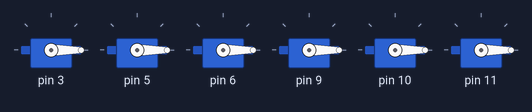
The sketch below on a simulated Arduino Uno, built with avr-gcc and run on an emulated ATmega328P. Shown: 6 × servo.

Above: at 14.05 s.
At 17.1 s:
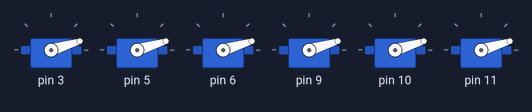
At 17.25 s:
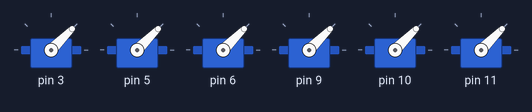
Timing chart, 0 to 21.5 s (numbered marks = the images above):
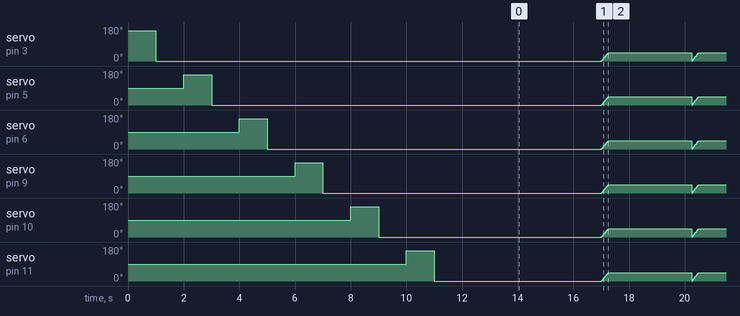

The sketch:

sketch_jan12a.ino
```cpp
/*Programa que permite probar Servo Motores

Desarrollo: Renzo Varela
Version: 1.0
Fecha: Enero 2023
*/

#include <Servo.h>

//DEFINICION DE LOS OBJETOS
Servo *servo[6];

void setup() {
  Serial.begin(9600);
  inicio_motores();

  //setup_fisico();
  //mov1(90,10);
  //mov2(45,5);

}

void loop() {
  //mov1(90,10);
  delay(3000);
  mov2(45,5);
}


void inicio_motores(){
  for(int i=0;i<=6;i++){
    servo[i] = new Servo();
  }
    servo[0]->attach(3);
    servo[1]->attach(5);
    servo[2]->attach(6);
    servo[3]->attach(9);
    servo[4]->attach(10);
    servo[5]->attach(11);

  for(int i=0;i<=6;i++){
    servo[i]->write(159);
    delay(1000);
    servo[i]->write(0);
    delay(1000);
  }
}


void mov1(int grado,int vel){

  for(int i=0;i<=6;i++){
    for(int j=0;j<grado;j++){
      servo[i]->write(j);
      delay(vel);
    }
  }

}

void mov2(int grado,int vel){

  for(int j=0;j<=grado;j++){
    for(int i=0;i<=6;i++){
      servo[i]->write(0+j);
    }
  delay(vel);
  }

}
```
